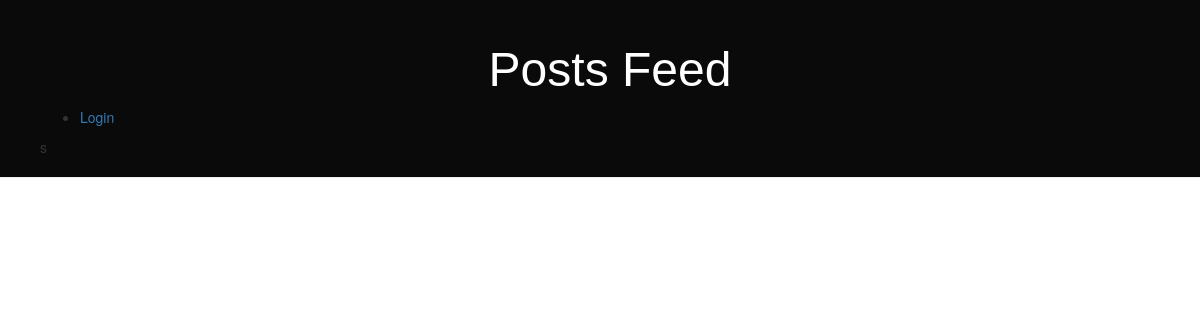
The app's page /, older data.
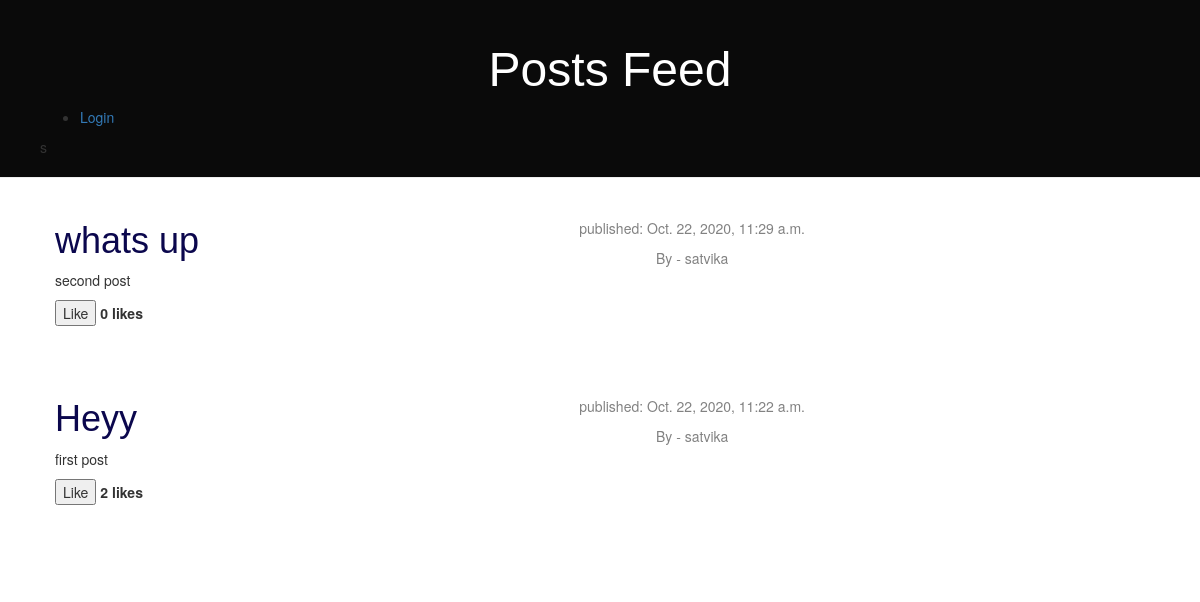
The same page, newer data.
### blog/models.py (models this page shows, shortened)
class Post(models.Model):
    author = models.ForeignKey(Account,on_delete=models.CASCADE)
    title = models.CharField(max_length=200)
    text = models.TextField()
    created_date = models.DateTimeField(default=timezone.now)
    published_date = models.DateTimeField(blank=True, null=True)
    liked = models.ManyToManyField(Account, default=None, blank=True, related_name='liked')

### accounts/models.py (models this page shows, shortened)
class Account(AbstractBaseUser):
    email = models.EmailField(verbose_name="email", max_length=60, unique=True)
    username = models.CharField(max_length=30, unique=True)
    date_joined = models.DateTimeField(verbose_name='date joined', auto_now_add=True)
    last_login = models.DateTimeField(verbose_name='last login', auto_now=True)
    is_voter = models.BooleanField(default=True)
    is_admin = models.BooleanField(default=False)
    is_staff = models.BooleanField(default=False)
    is_active = models.BooleanField(default=True)
    is_superuser = models.BooleanField(default=False)
    USERNAME_FIELD = 'username'
    REQUIRED_FIELDS = ['email','is_voter']
    objects = MyAccountManager()
    def __str__(self):
        return self.username

### blog/views.py (the view)
# urls.py: url(r'^$', views.post_list, name='post_list'),
def post_list(request):
    posts =  Post.objects.filter(published_date__lte=timezone.now()).order_by('-published_date')
    return render(request, 'blog/post_list.html', {'posts':posts})

### templates/blog/post_list.html (shortened to what this page needs)
{% extends 'blog/base.html' %}
{% block content %}
	{% for post in posts %}
		<div class="post">
			<div class="date">
				<p>published: {{ post.published_date}}</p>
				By - {{post.author}}
			</div>
			<h1><a href="{% url 'blog:post_detail' pk=post.pk %}">{{ post.title }}</a></h1>
			<p>{{ post.text|linebreaks }}</p>
			<form action="{% url 'blog:like_post' %}" method="POST">
				{% if user not in post.liked.all %}
					<button type="submit">Like</button>
				{% else %}
					<button type="submit">Unlike</button>
				{% endif %}
				<strong>{{ post.liked.all.count }} likes</strong>
			</form>
		</div>
	{% endfor %}
{% endblock %}

### templates/blog/base.html (shortened to what this page needs)
<!DOCTYPE html>
{% load static %}
<html>
    <head>
        <link rel="stylesheet" href="//maxcdn.bootstrapcdn.com/bootstrap/3.2.0/css/bootstrap.min.css">
		<link rel="stylesheet" href="//maxcdn.bootstrapcdn.com/bootstrap/3.2.0/css/bootstrap-theme.min.css">
        <link rel="stylesheet" href="{% static 'css/blog.css' %}" type="text/css">
    </head>
	<body>
		<div class="page-header">
			{% if user.is_authenticated %}
				<h1><a href="{% url 'blog:post_list' %}">{{user.username}}'s Feed</a></h1>
				<ul>
					<li><a href="{% url 'logout' %}">Logout</a></li>
					<ul>
						<li><a href="{% url 'accounts:profile' %}">Profile</a></li>
					</ul>
				</ul>
				{% if user.is_voter == False %}
					<a href="{% url 'blog:post_new' %}" class="top-menu"><span class="glyphicon glyphicon-plus"></span></a>
				{% endif %}
			{% else %}
				<h1><a href="/">Posts Feed</a></h1>
				<ul>
					<li><a href="{% url 'login' %}">Login</a></li>
				</ul>
			{% endif %}s
		</div>
        <div class="content container">
            <div class="row">
                <div class="col-md-8">
					{% block content %}
					{% endblock %}
				</div>
            </div>
		</div>
	</body>
</html>

### static/css/blog.css (style rules this page uses)
h1 a { color: #1e075f; font-family: Arial, Helvetica, sans-serif; }
body { padding-left: 0; }
.page-header { background-color: #0a0a0a !important; margin-top: 0; padding: 20px 20px 20px 40px; }
.page-header h1, .page-header h1 a, .page-header h1 a:visited, .page-header h1 a:active { color: #ffffff; font-size: 36pt; text-decoration: none; text-align: center; }
.content { margin-left: 40px; }
.date { float: right; color: #828282; text-align: center; }
.post { margin-bottom: 70px; }
.post h1 a, .post h1 a:visited { color: #0b074d; }

Row changes from the older to the newer data that the page shows:
added Post: published_date "Oct. 22, 2020, 11:29 a.m.", author "satvika", title "whats up", text "second post", shows "Like", liked.all.count "0"
added Post: published_date "Oct. 22, 2020, 11:22 a.m.", author "satvika", title "Heyy", text "first post", shows "Like", liked.all.count "2"
